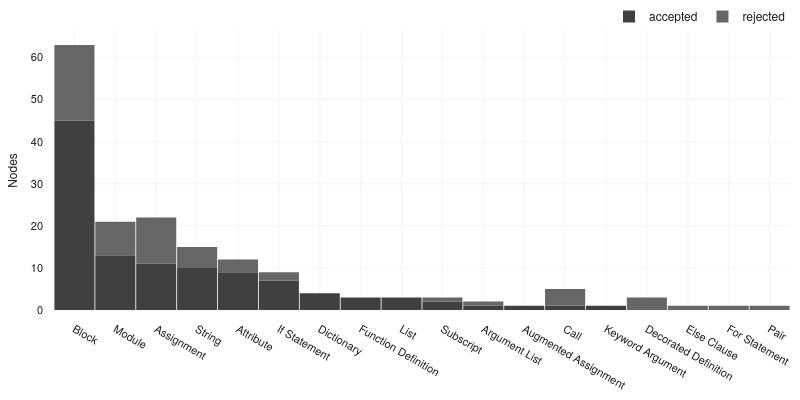

The notebook cell saved with this chart:
### Code cell
import plotly.express as px
import plotly.io as pio

px.bar(
    node_marks.filter(pl.col("decision") != "added")
    .with_columns(
        pl.col("type").str.replace_all("_", " ", literal=True).str.to_titlecase()
    )
    .group_by("type", "decision")
    .len()
    .sort(
        ["len", "type"],
        descending=[True, False],  # len absteigend, type aufsteigend
        maintain_order=True,  # stabil bei komplett gleichen Werten
    ),
    x="type",
    y="len",
    color_discrete_sequence=[
        pio.templates["thesis"].layout.colorway[3],
        pio.templates["thesis"].layout.colorway[4],
    ],
    color="decision",
).update_layout(
    legend=dict(
        orientation="h",
        yanchor="bottom",
        y=1.0,
        xanchor="right",
        x=1.0,
    ),
    xaxis_title="",
    yaxis_title="Nodes",
    legend_title_text="",
    margin=dict(r=10, l=10, b=90, pad=10),
    height=400,
    width=800,
).update_xaxes(
    automargin=False
).show(
    config={"toImageButtonOptions": {"format": "svg"}}
)

### Figure 1 — Plotly figure (JSON) as saved in the notebook; plotly's stock layout.template omitted (floating-point values rounded to 4 significant figures)
{"data": [{"hovertemplate": "decision=accepted<br>type=%{x}<br>len=%{y}<extra></extra>", "legendgroup": "accepted", "marker": {"color": "#404040", "pattern": {"shape": ""}}, "name": "accepted", "orientation": "v", "showlegend": true, "textposition": "auto", "type": "bar", "x": ["Block", "Module", "Assignment", "String", "Attribute", "If Statement", "Dictionary", "Function Definition", "List", "Subscript", "Argument List", "Augmented Assignment", "Call", "Keyword Argument"], "xaxis": "x", "y": [45, 13, 11, 10, 9, 7, 4, 3, 3, 2, 1, 1, 1, 1], "yaxis": "y"}, {"hovertemplate": "decision=rejected<br>type=%{x}<br>len=%{y}<extra></extra>", "legendgroup": "rejected", "marker": {"color": "#666666", "pattern": {"shape": ""}}, "name": "rejected", "orientation": "v", "showlegend": true, "textposition": "auto", "type": "bar", "x": ["Block", "Assignment", "Module", "String", "Call", "Attribute", "Decorated Definition", "If Statement", "Argument List", "Else Clause", "For Statement", "Pair", "Subscript"], "xaxis": "x", "y": [18, 11, 8, 5, 4, 3, 3, 2, 1, 1, 1, 1, 1], "yaxis": "y"}], "layout": {"barmode": "relative", "height": 400, "legend": {"orientation": "h", "title": {"text": ""}, "tracegroupgap": 0, "x": 1, "xanchor": "right", "y": 1, "yanchor": "bottom"}, "margin": {"b": 90, "l": 10, "pad": 10, "r": 10}, "width": 800, "xaxis": {"anchor": "y", "automargin": false, "domain": [0, 1], "title": {"text": ""}}, "yaxis": {"anchor": "x", "domain": [0, 1], "title": {"text": "Nodes"}}}}
